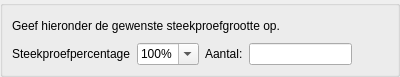
<?xml version="1.0" encoding="UTF-8"?>
<ui version="4.0">
 <class>sampleWidget</class>
 <widget class="QWidget" name="sampleWidget">
  <property name="geometry">
   <rect>
    <x>0</x>
    <y>0</y>
    <width>400</width>
    <height>77</height>
   </rect>
  </property>
  <property name="windowTitle">
   <string>SampleBox</string>
  </property>
  <layout class="QVBoxLayout" name="verticalLayout">
   <property name="leftMargin">
    <number>0</number>
   </property>
   <property name="topMargin">
    <number>0</number>
   </property>
   <property name="rightMargin">
    <number>0</number>
   </property>
   <property name="bottomMargin">
    <number>0</number>
   </property>
   <item>
    <widget class="QGroupBox" name="sampleBox">
     <property name="checkable">
      <bool>false</bool>
     </property>
     <property name="checked">
      <bool>false</bool>
     </property>
     <layout class="QVBoxLayout" name="verticalLayout_2">
      <item>
       <widget class="QLabel" name="sampleInfo">
        <property name="text">
         <string>Geef hieronder de gewenste steekproefgrootte op.</string>
        </property>
       </widget>
      </item>
      <item>
       <layout class="QHBoxLayout" name="horizontalLayout">
        <item>
         <widget class="QLabel" name="sampleComboLabel">
          <property name="text">
           <string>Steekproefpercentage</string>
          </property>
         </widget>
        </item>
        <item>
         <widget class="QComboBox" name="sampleCombo">
          <property name="editable">
           <bool>true</bool>
          </property>
          <item>
           <property name="text">
            <string>100%</string>
           </property>
          </item>
          <item>
           <property name="text">
            <string>50%</string>
           </property>
          </item>
          <item>
           <property name="text">
            <string>33%</string>
           </property>
          </item>
          <item>
           <property name="text">
            <string>25%</string>
           </property>
          </item>
          <item>
           <property name="text">
            <string>20%</string>
           </property>
          </item>
          <item>
           <property name="text">
            <string>10%</string>
           </property>
          </item>
          <item>
           <property name="text">
            <string>5%</string>
           </property>
          </item>
         </widget>
        </item>
        <item>
         <widget class="QLabel" name="sampleCountLabel">
          <property name="text">
           <string>Aantal:</string>
          </property>
         </widget>
        </item>
        <item>
         <widget class="QLineEdit" name="sampleCount">
          <property name="alignment">
           <set>Qt::AlignRight|Qt::AlignTrailing|Qt::AlignVCenter</set>
          </property>
         </widget>
        </item>
        <item>
         <spacer name="horizontalSpacer">
          <property name="orientation">
           <enum>Qt::Horizontal</enum>
          </property>
          <property name="sizeHint" stdset="0">
           <size>
            <width>40</width>
            <height>20</height>
           </size>
          </property>
         </spacer>
        </item>
       </layout>
      </item>
     </layout>
    </widget>
   </item>
  </layout>
 </widget>
 <resources/>
 <connections/>
</ui>
